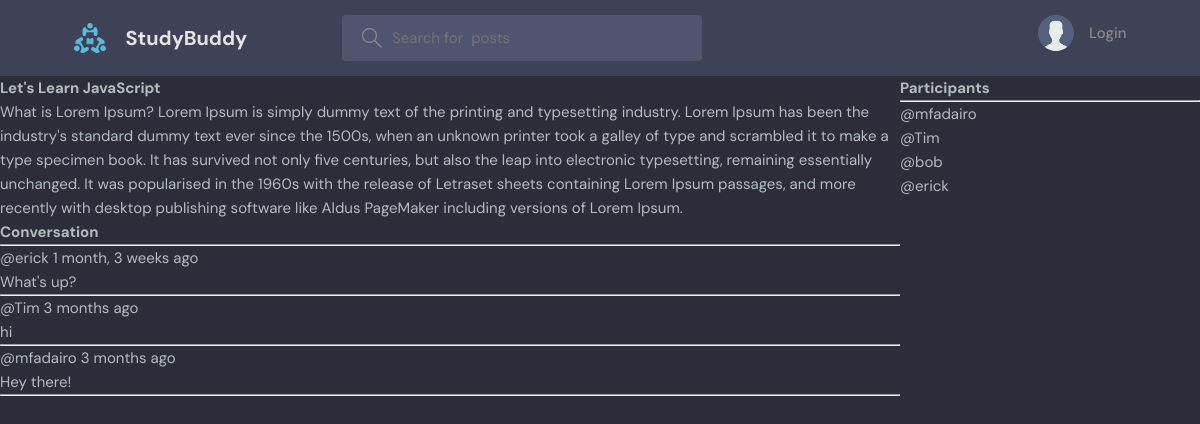
The page /room/1/ on the database its author committed.
### base/models.py (models this page shows, shortened)
class Room(models.Model):
    host = models.ForeignKey(User, on_delete=models.SET_NULL, null=True)
    topic = models.ForeignKey(Topic, on_delete=models.SET_NULL, null=True)
    name = models.CharField(max_length=200)
    description = models.TextField(null=True, blank=True)
    participants = models.ManyToManyField(User, related_name='participants', blank=True)
    update = models.DateTimeField(auto_now=True)
    created = models.DateTimeField(auto_now_add=True)
    class Meta:
       ordering = ["-update", "-created"]

class Message(models.Model):
    user = models.ForeignKey(User, on_delete=models.CASCADE)
    room = models.ForeignKey(Room,on_delete=models.CASCADE)
    body = models.TextField()
    update = models.DateTimeField(auto_now=True)
    created = models.DateTimeField(auto_now_add=True)
    class Meta:
       ordering = ["-update", "-created"]

### base/views.py (the view, shortened to what this page needs)
# urls.py: path('room/<str:pk>/', views.room, name="room"),
def room(request, pk):
    room = Room.objects.get(id=pk)
    room_messages = room.message_set.all()
    participants = room.participants.all()
    context = {'room': room, 'room_messages': room_messages,
               'participants': participants}
    return render(request, 'base/room.html', context)

### base/templates/base/room.html (shortened to what this page needs)
{% extends 'main.html' %}
{% block content %}
<div class="room-container">
    <div>
<h1> {{room.name}} </h1>
<p>{{room.description}}</p>
<div class="comment-wrapper">
    <h3>Conversation</h3>
    <hr>
    {% for message in room_messages %}
    <div>
        <small>@{{message.user}} {{message.created|timesince}} ago</small>
        <p>{{message.body}}</p>
        <hr>
    </div>
    {% endfor %}
</div>
</div>
<div>
    <h3>Participants</h3>
    <hr>
    {% for user in participants %}
        <div>
            <p>@{{user.username}}</p>
        </div>
    {% endfor %}
</div>
</div>
{% endblock %}

### static/styles/style.css (style rules this page uses)
:root { --color-main: #71c6dd; --color-main-light: #e1f6fb; --color-dark: #3f4156; --color-dark-medium: #51546e; --color-dark-light: #696d97; --color-light: #e5e5e5; --color-gray: #8b8b8b; --color-light-gray: #b2bdbd; --color-bg: #2d2d39; --color-success: #5dd693; --color-error: #fc4b0b; }
* { font-family: "DM Sans", -apple-system, BlinkMacSystemFont, "Segoe UI", Roboto, Oxygen, Ubuntu, Cantarell, "Open Sans", "Helvetica Neue", sans-serif; margin: 0; padding: 0; box-sizing: border-box; text-rendering: optimizeLegibility; font-size: inherit; }
html { font-size: 56.25%; }
@media only screen and (min-width: 1200px) { html { font-size: 62.5%; } }
body { line-height: 1.6; font-weight: 400; font-size: 1.5rem; color: var(--color-light-gray); background-color: var(--color-bg); min-height: 100vh; }

### base/templates/base/room.html (style rules this page uses)
.room-container { display: grid; grid-template-columns: 3fr 1fr; }

### rows shown on the page
Room: name "Let's Learn JavaScript", description "What is Lorem Ipsum? Lorem Ipsum is simply dummy text of the printing and typesetting industry. Lorem Ipsum has been the industry's standard dummy text ever since the 1500s, when an unknown printer took a galley of type and scrambled it to make a type specimen book. It has survived not only five centuries, but also the leap into electronic typesetting, remaining essentially unchanged. It was popularised in the 1960s with the release of Letraset sheets containing Lorem Ipsum passages, and more recently with desktop publishing software like Aldus PageMaker including versions of Lorem Ipsum."
Message: user "erick", created "1 month, 3 weeks", body "What's up?"
Message: user "Tim", created "3 months", body "hi"
Message: user "mfadairo", created "3 months", body "Hey there!"

### other values the page prints
{{ user.username }} "mfadairo"
{{ user.username }} "Tim"
{{ user.username }} "bob"
{{ user.username }} "erick"
